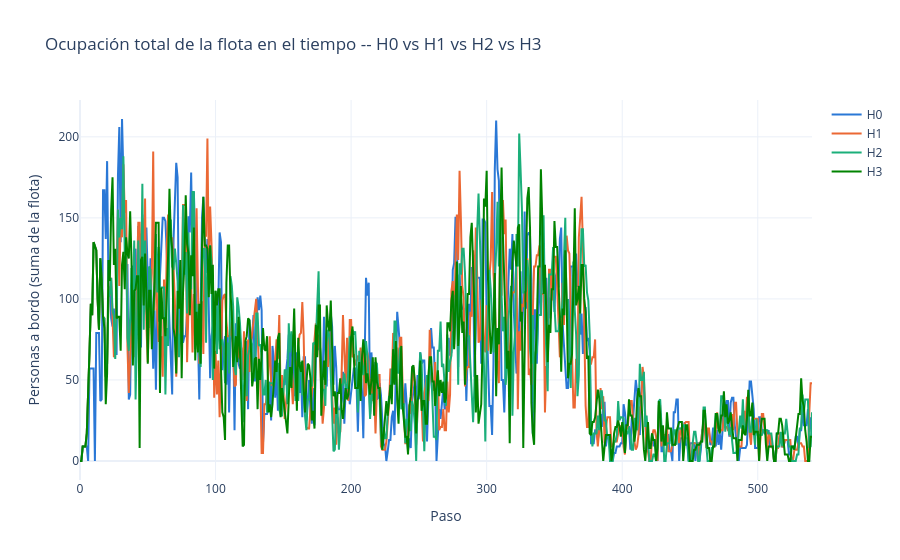

This figure's notebook cell:
### Code cell
fig_ocup = go.Figure()
for pol, env in envs.items():
    ocup_media = [sum(f["barcos"][i]["ocupacion"] for i in range(NUM_BARCOS)) for f in env.historial_estados]
    fig_ocup.add_trace(go.Scatter(x=list(range(len(ocup_media))), y=ocup_media, mode="lines", name=pol,
                                   line=dict(color=COLOR[pol])))
fig_ocup.update_layout(title="Ocupación total de la flota en el tiempo -- H0 vs H1 vs H2 vs H3",
                        xaxis_title="Paso", yaxis_title="Personas a bordo (suma de la flota)", template="plotly_white")
fig_ocup.show()

### Figure 1 — Plotly figure (JSON) as saved in the notebook; plotly's stock layout.template omitted (floating-point values rounded to 4 significant figures; data arrays with more than 128 entries replaced by an {"elided": "..."} marker saying what was removed)
{"data": [{"line": {"color": "#2a78d6"}, "mode": "lines", "name": "H0", "type": "scatter", "x": {"elided": "541 int values"}, "y": {"elided": "541 int values"}}, {"line": {"color": "#eb6834"}, "mode": "lines", "name": "H1", "type": "scatter", "x": {"elided": "541 int values"}, "y": {"elided": "541 int values"}}, {"line": {"color": "#1baf7a"}, "mode": "lines", "name": "H2", "type": "scatter", "x": {"elided": "541 int values"}, "y": {"elided": "541 int values"}}, {"line": {"color": "#008300"}, "mode": "lines", "name": "H3", "type": "scatter", "x": {"elided": "541 int values"}, "y": {"elided": "541 int values"}}], "layout": {"title": {"text": "Ocupación total de la flota en el tiempo -- H0 vs H1 vs H2 vs H3"}, "xaxis": {"title": {"text": "Paso"}}, "yaxis": {"title": {"text": "Personas a bordo (suma de la flota)"}}}}
